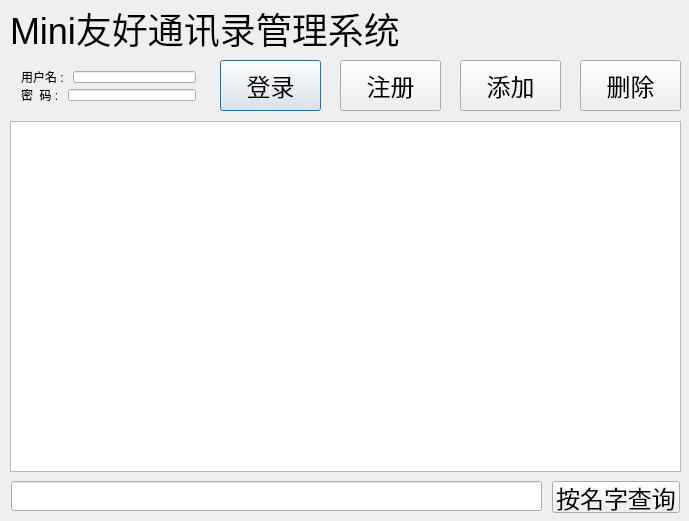
<?xml version="1.0" encoding="UTF-8"?>
<ui version="4.0">
 <class>mainDialog</class>
 <widget class="QDialog" name="mainDialog">
  <property name="geometry">
   <rect>
    <x>0</x>
    <y>0</y>
    <width>689</width>
    <height>521</height>
   </rect>
  </property>
  <property name="windowTitle">
   <string>mainDialog</string>
  </property>
  <widget class="QLabel" name="label">
   <property name="geometry">
    <rect>
     <x>10</x>
     <y>10</y>
     <width>409</width>
     <height>37</height>
    </rect>
   </property>
   <property name="font">
    <font>
     <pointsize>27</pointsize>
    </font>
   </property>
   <property name="text">
    <string>Mini友好通讯录管理系统</string>
   </property>
  </widget>
  <widget class="QTableView" name="tableView">
   <property name="geometry">
    <rect>
     <x>10</x>
     <y>121</y>
     <width>671</width>
     <height>351</height>
    </rect>
   </property>
  </widget>
  <widget class="QPushButton" name="pushButton">
   <property name="geometry">
    <rect>
     <x>220</x>
     <y>60</y>
     <width>101</width>
     <height>51</height>
    </rect>
   </property>
   <property name="font">
    <font>
     <pointsize>18</pointsize>
    </font>
   </property>
   <property name="text">
    <string>登录</string>
   </property>
  </widget>
  <widget class="QPushButton" name="pushButton_2">
   <property name="geometry">
    <rect>
     <x>340</x>
     <y>60</y>
     <width>101</width>
     <height>51</height>
    </rect>
   </property>
   <property name="font">
    <font>
     <pointsize>18</pointsize>
    </font>
   </property>
   <property name="text">
    <string>注册</string>
   </property>
  </widget>
  <widget class="QPushButton" name="pushButton_3">
   <property name="geometry">
    <rect>
     <x>460</x>
     <y>60</y>
     <width>101</width>
     <height>51</height>
    </rect>
   </property>
   <property name="font">
    <font>
     <pointsize>18</pointsize>
    </font>
   </property>
   <property name="text">
    <string>添加</string>
   </property>
  </widget>
  <widget class="QPushButton" name="pushButton_4">
   <property name="geometry">
    <rect>
     <x>580</x>
     <y>60</y>
     <width>101</width>
     <height>51</height>
    </rect>
   </property>
   <property name="font">
    <font>
     <pointsize>18</pointsize>
    </font>
   </property>
   <property name="text">
    <string>删除</string>
   </property>
  </widget>
  <widget class="QWidget" name="layoutWidget">
   <property name="geometry">
    <rect>
     <x>10</x>
     <y>60</y>
     <width>197</width>
     <height>52</height>
    </rect>
   </property>
   <layout class="QVBoxLayout" name="verticalLayout">
    <item>
     <layout class="QHBoxLayout" name="horizontalLayout_2">
      <item>
       <widget class="QLabel" name="label_2">
        <property name="font">
         <font>
          <pointsize>9</pointsize>
         </font>
        </property>
        <property name="text">
         <string>用户名 : </string>
        </property>
       </widget>
      </item>
      <item>
       <widget class="QLineEdit" name="lineEdit"/>
      </item>
     </layout>
    </item>
    <item>
     <layout class="QHBoxLayout" name="horizontalLayout">
      <item>
       <widget class="QLabel" name="label_3">
        <property name="font">
         <font>
          <pointsize>9</pointsize>
         </font>
        </property>
        <property name="text">
         <string>密  码 : </string>
        </property>
       </widget>
      </item>
      <item>
       <widget class="QLineEdit" name="lineEdit_2">
        <property name="echoMode">
         <enum>QLineEdit::Password</enum>
        </property>
       </widget>
      </item>
     </layout>
    </item>
   </layout>
  </widget>
  <widget class="QLineEdit" name="lineEdit_3">
   <property name="geometry">
    <rect>
     <x>11</x>
     <y>481</y>
     <width>531</width>
     <height>30</height>
    </rect>
   </property>
   <property name="font">
    <font>
     <pointsize>18</pointsize>
    </font>
   </property>
  </widget>
  <widget class="QPushButton" name="pushButton_5">
   <property name="geometry">
    <rect>
     <x>552</x>
     <y>481</y>
     <width>128</width>
     <height>32</height>
    </rect>
   </property>
   <property name="font">
    <font>
     <pointsize>18</pointsize>
    </font>
   </property>
   <property name="text">
    <string>按名字查询</string>
   </property>
  </widget>
 </widget>
 <layoutdefault spacing="6" margin="11"/>
 <resources/>
 <connections/>
</ui>
